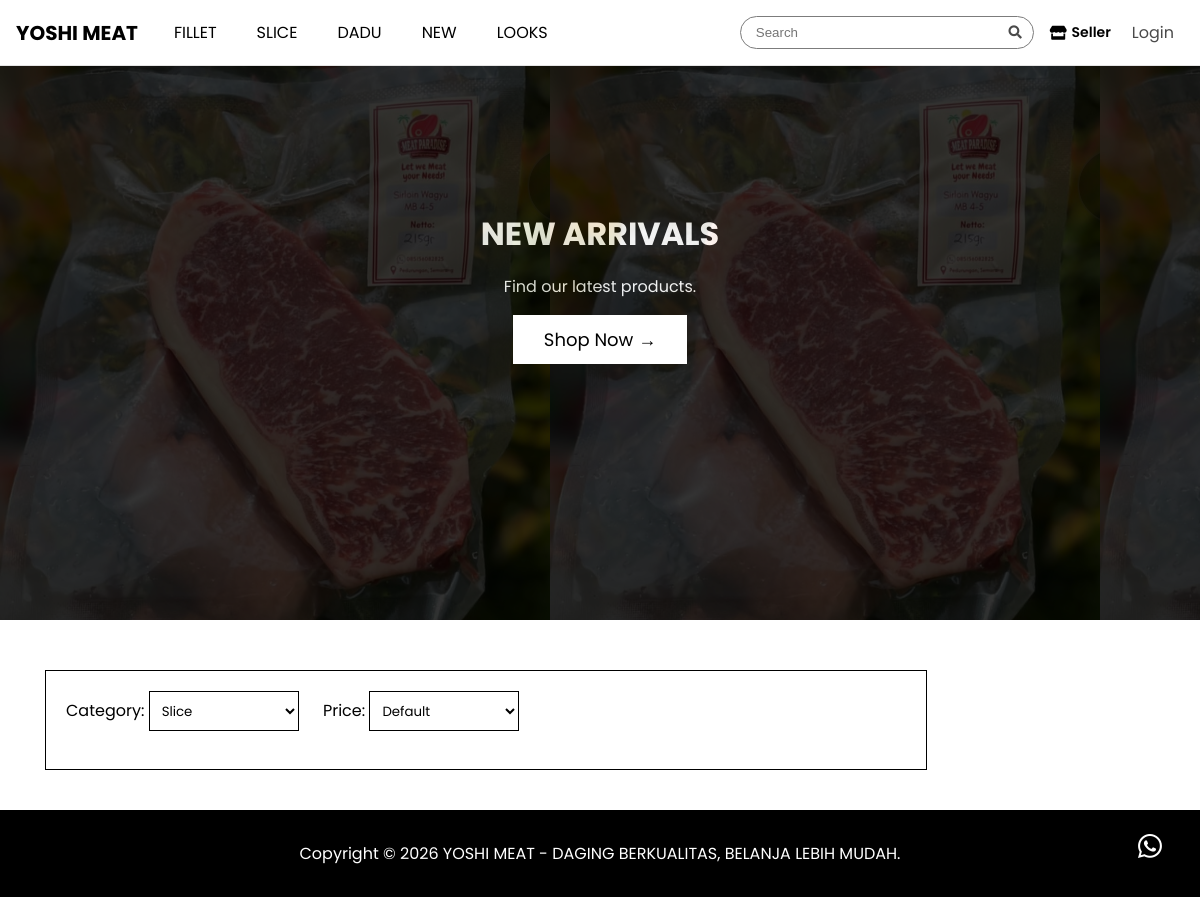
The app's page /new.php?category=Slice, older data.
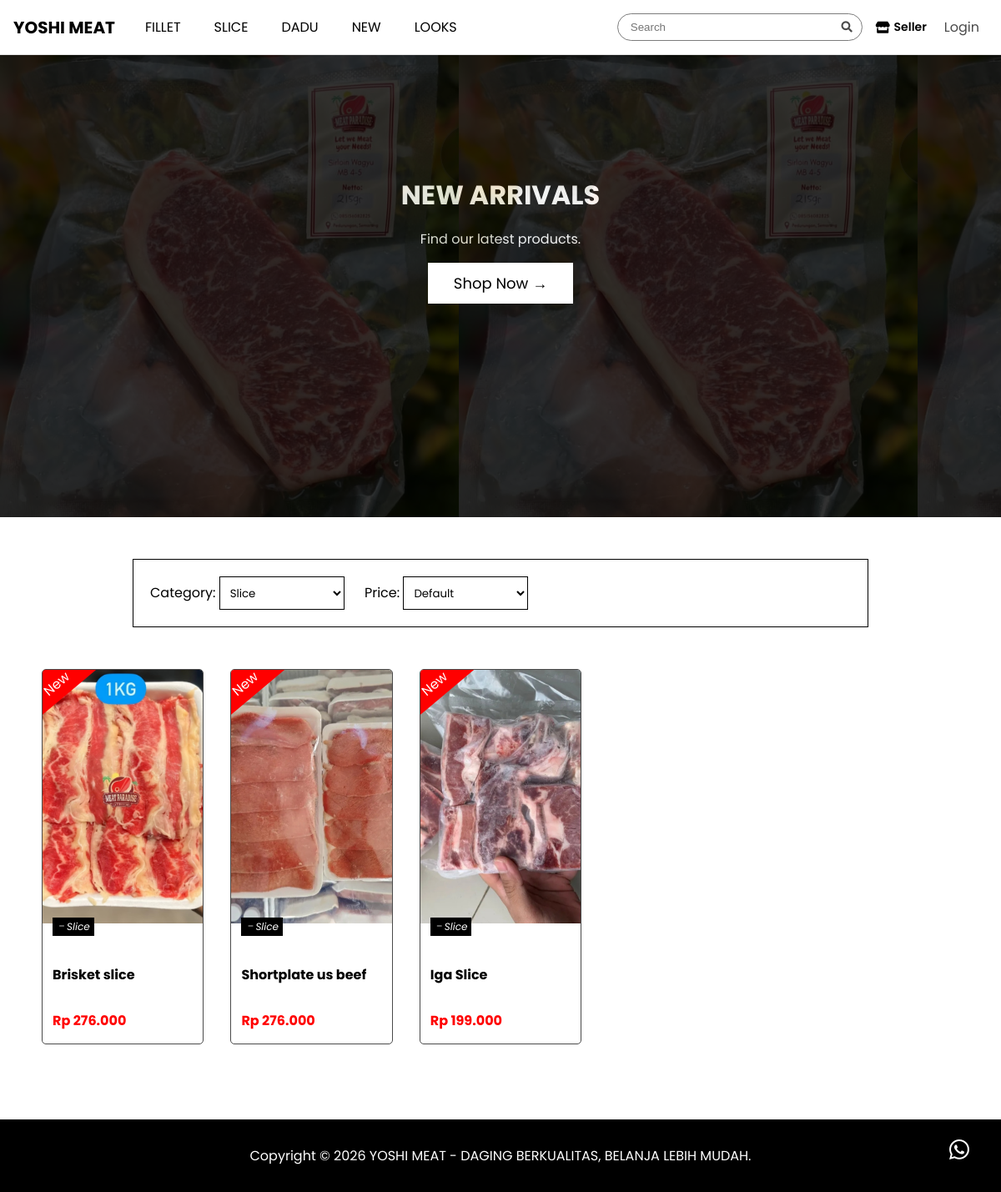
The same page, newer data.
### tables this page shows
CREATE TABLE `produk` (
  `id` int(11) NOT NULL,
  `nama` varchar(150) NOT NULL,
  `kategori` varchar(50) NOT NULL,
  `harga` decimal(10,2) NOT NULL,
  `deskripsi` varchar(1000) NOT NULL,
  `stok` int(11) NOT NULL,
  `gambar` varchar(255) NOT NULL,
  `waktutambah` timestamp NOT NULL DEFAULT current_timestamp() ON UPDATE current_timestamp()
);

### new.php (the view, shortened to what this page needs)
<?php
include 'config.php';
$category = isset($_GET['category']) ? $_GET['category'] : '';
$price = isset($_GET['price']) ? $_GET['price'] : '';
$sql = "SELECT * FROM produk";
if (!empty($category)) {
    $sql .= " WHERE kategori='$category'";
}
if ($price == 'low') {
    $sql .= " ORDER BY harga ASC";
} elseif ($price == 'high') {
    $sql .= " ORDER BY harga DESC";
} else {
    $sql .= " ORDER BY waktutambah DESC";
}
$sql .= " LIMIT 15";
$result = mysqli_query($conn, $sql);
$rows = [];
while ($row = mysqli_fetch_assoc($result)) {
    $rows[] = $row;
}
?>
<!DOCTYPE html>
<html lang="en">
<head>
    <link rel="stylesheet" href="https://cdn.jsdelivr.net/npm/bootstrap-icons@1.10.5/font/bootstrap-icons.css">
    <link href="https://cdnjs.cloudflare.com/ajax/libs/font-awesome/5.15.3/css/all.min.css" rel="stylesheet" />
    <link rel="stylesheet" href="style/viewall.css">
    <link rel="stylesheet" href="style/header.css">
</head>
<body>
    <?php include 'header.php' ?>
    <main>
        <section id="hero">
            <h2 style="font-size: 2rem; margin-top: 150px; margin-bottom: 0.1em;">NEW ARRIVALS </h2>
            <p>Find our latest products.</p>
            <a href="#product" class="btn">Shop Now →</a>
        </section>
        <section id="product">
            <div class="filter-container">
                <form id="filterForm">
                    <label for="order">Category:</label>
                    <select name="order" class="btn-filter" id="category" onchange="applyFilter()">
                        <option value="Women" <?= ($category == 'Slice') ? 'selected' : '' ?>>Slice</option>
                    </select>
                    <label for="price">Price:</label>
                    <select name="price" id="price" class="btn-filter" onchange="applyFilter()">
                        <option value="" <?= ($price == '') ? 'selected' : '' ?>>Default</option>
                    </select>
                </form>
            </div>
            <div class="grid">
                <?php foreach ($rows as $r) { ?>
                    <a href="viewproduk.php?id=<?= $r['id'] ?>" class="grid-link">
                        <div class="grid-item">
                            <span class="new-badge">New</span>
                            <img alt="Product" src="uploads/<?= $r['gambar'] ?>" />
                            <p><span class="kategori"><i class="bi bi-dash"></i><?= $r['kategori']; ?></span></p>
                            <h2><?php $words = explode(" ", $r['nama']);
                                $short_desc = count($words) > 6 ? implode(" ", array_slice($words, 0, 6)) . "..." : $r['nama'];
                                echo $short_desc; ?></h2>
                            <p class="rp"><?= "Rp " . number_format($r['harga'], 0, ',', '.'); ?></p>
                        </div>
                    </a>
                <?php } ?>
            </div>
        </section>
        <div class="wa">
            <a href="https://wa.me/6285602014253" target="_blank"><i class="bi bi-whatsapp"></i></a>
        </div>
    </main>
    <footer>
        <p>Copyright &copy; 2026 YOSHI MEAT - DAGING BERKUALITAS, BELANJA LEBIH MUDAH.</p>
    </footer>
</body>
</html>

Row changes from the older to the newer data that the page shows:
added produk: gambar (picture), kategori "Slice", nama "Brisket slice", harga "276.000"
added produk: gambar (picture), kategori "Slice", nama "Shortplate us beef", harga "276.000"
added produk: gambar (picture), kategori "Slice", nama "Iga Slice", harga "199.000"
